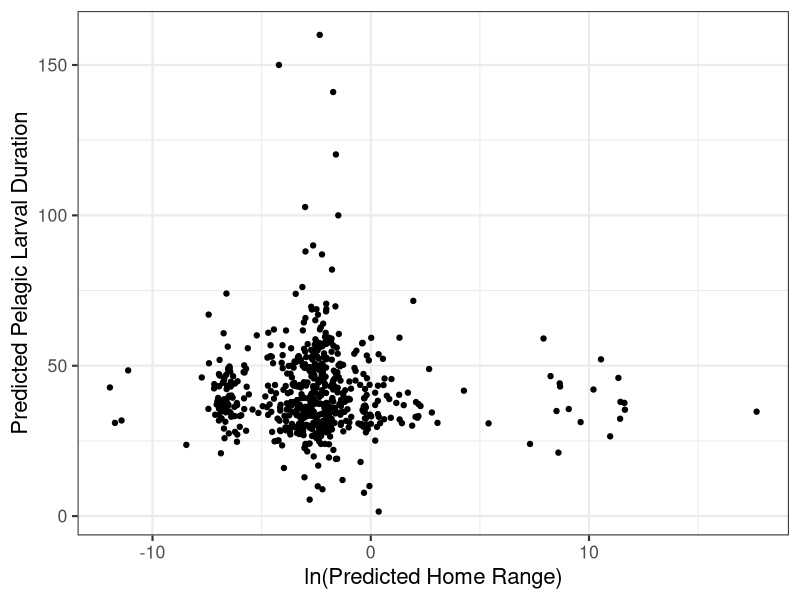
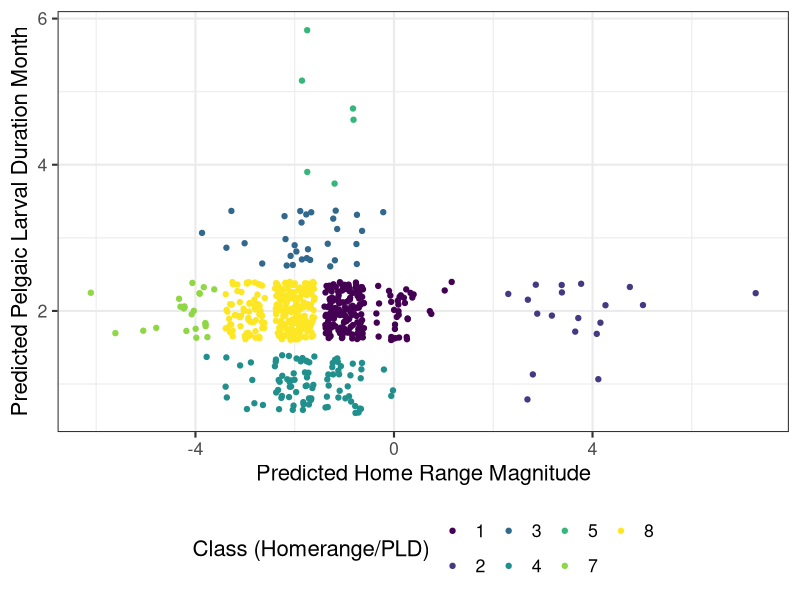
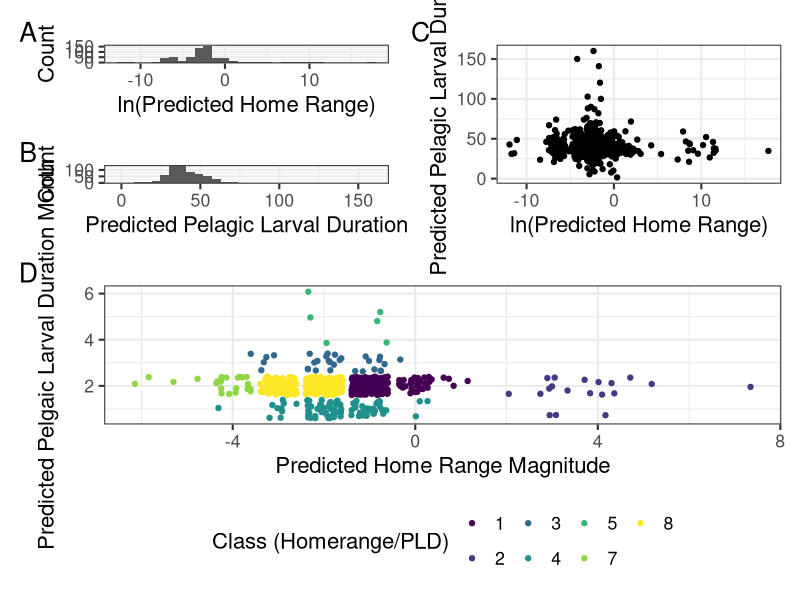

Source code (R) for these figures, in order: (Note: this script raises an error after producing the figures.)
## ---- chunk 1
knitr::opts_chunk$set(echo = TRUE, message = FALSE, warning = FALSE)

library(tidyverse)
library(patchwork)
library(cowplot)
library(ggpubr)

## ---- chunk 2
filled_data2 <- read_csv(here::here("01_data", "02_processed_data", "filled_data2.csv")) %>%
  mutate_if(is.character, as.factor)
## ---- chunk 3

# homerange vs PLD
fishbase_data_gmm <- filled_data2 %>%
  mutate(class2 = as.factor(class2))

hr_hist = ggplot(fishbase_data_gmm, aes(log(home_range))) +
  geom_histogram() +
  theme_bw(base_size = 16) +
  labs(y = "Count",
       x = "ln(Predicted Home Range)")

pld_hist = ggplot(fishbase_data_gmm, aes(pld)) +
  geom_histogram() +
  theme_bw(base_size = 16)  +
  labs(y = "Count",
       x = "Predicted Pelagic Larval Duration")

dist_plot = hr_hist / pld_hist

p1 <- ggplot(fishbase_data_gmm, aes(log(home_range), pld)) +
  geom_jitter() +
  theme_bw(base_size = 16) +
  labs(
    y = "Predicted Pelagic Larval Duration",
    x = "ln(Predicted Home Range)"
  )

p1

# gmm plot
gmm_new_fig <- ggplot(fishbase_data_gmm, aes(magnitude_homerange, month_pld)) +
  geom_jitter(aes(color = class2)) +
  theme_bw(base_size = 16) +
  labs(
    x = "Predicted Home Range Magnitude",
    y = "Predicted Pelgaic Larval Duration Month",
    color = "Class (Homerange/PLD)"
  ) +
  theme(legend.position = "bottom") +
  scale_color_viridis_d()

gmm_new_fig
#ggsave(gmm_new_fig, file = paste0("gmm_fig.png"), path = here::here("04_figs"), height = 8, width = 15)


# panel
gmm_panel <- (dist_plot | p1) / gmm_new_fig + 
  plot_annotation(tag_levels = 'A')

gmm_panel
#ggsave(gmm_panel, file = paste0("gmm_panel.pdf"), path = here::here("04_figs"), height = 10, width = 15)

## ---- chunk 4

missing <- miss_var_summary(filled_data2)

missing_data <- filled_data2 %>%
  dplyr::select(
    oxygen_cons, temp_range, dev_place,
    longevity_wild, temp_preferred, iucn_category
  ) %>% 
  rename("Oxygen Consumption Rate" = oxygen_cons,
         "Temperature Range" = temp_range,
         "Place of Development" = dev_place,
         "Maximum Recorded Lifespan" = longevity_wild,
         "Optimal Temperature" = temp_preferred,
         "IUCN Category" = iucn_category)

missing_fig <- gg_miss_var(missing_data) + # figure showing the missing data
  theme_bw(base_size = 16) +
  labs(y = "Number of Species Missing Data", x = "Variable") +
  theme(axis.title.x = element_text(vjust = -1))

missing_fig

#ggsave(missing_fig, file = paste0("missing_data.pdf"), path = here::here("04_figs", "final_figs"), height = 5, width = 10)

## ---- chunk 5
# continuous

plot_data <- filled_data2 %>%
  mutate(class2 = as.factor(class2), 
         class3 = as.factor(class3), 
         order = as.factor(order)
         )

response <- "class2"
expl_cont <- c(
  "temp_preferred", "fecundity_mean",
  "longevity_wild", "sp_richness", "length", "kfin",
  "r_fin", "diet_troph3", "oxygen_cons", "temp_range"
)

box_data <- function(x, y) {
  ggplot(plot_data, aes(x = .data[[y]], y = .data[[x]])) +
    geom_boxplot(aes(color = .data[[y]])) +
    theme_bw() +
    coord_flip() +
    labs(
      x = "Movement Class",
      color = "Class (Homerange/PLD)"
    ) +
    scale_color_viridis_d()
}

#plots_cont <- map(expl_cont, ~ box_data(.x, "class2"))
#plots_cont
## ---- chunk 6
temp_plot <- box_data(x = "temp_preferred", y = "class2") +
  labs(y = "Preferred Temperature", x = "")
fecund_plot <- box_data(x = "fecundity_mean", y = "class2") + stat_kruskal_test(label.y = 1000000, label.x = 5.5, position = "jitter") +
  labs(y = "Mean Fecundity", x = "Movement Class")
long_plot <- box_data(x = "longevity_wild", y = "class2") +
  labs(y = "Longevity", x = "")
sp_rich_plot <- box_data(x = "sp_richness", y = "class2") + stat_kruskal_test(label.y = 1100, position = "jitter") +
  labs(y = "Species Richness", x = "Movement Class") + theme(axis.title.y = element_blank(), axis.text.y = element_blank())
length_plot <- box_data(x = "length", y = "class2") +
  labs(y = "Length", x = "Movement Class") #+ theme(axis.title.y = element_blank(), axis.text.y = element_blank())
kfin_plot <- box_data(x = "kfin", y = "class2") + stat_kruskal_test(label.y = 10000000, position = "jitter") +
  labs(y = "Carrying Capacity", x = "Movement Class") + theme(axis.title.y = element_blank(), axis.text.y = element_blank())
r_fin_plot <- box_data(x = "r_fin", y = "class2") + stat_kruskal_test(label.y = 1, label.x = 6, position = "jitter") +
  labs(y = "Growth Rate", x = "Movement Class")
diet_plot <- box_data(x = "diet_troph3", y = "class2") + stat_kruskal_test(label.y = 2.5, label.x = 5.5, position = "jitter") +
  labs(y = "Trophic Level", x = "Movement Class") + theme(axis.title.y = element_blank(), axis.text.y = element_blank())
oxygen_plot <- box_data(x = "oxygen_cons", y = "class2") + stat_kruskal_test(label.y = 2000, label.x = 6, position = "jitter") +
  labs(y = "Oxygen Consumption", x = "Movement Class")
temp_range_plot <- box_data(x = "temp_range", y = "class2") + stat_kruskal_test(label.y = 20, label.x = 3.5, position = "jitter") +
  labs(y = "Temperature Range", x = "Movement Class") + theme(axis.title.y = element_blank(), axis.text.y = element_blank())

 
numeric_panel <- ((temp_plot | length_plot) / 
    (long_plot | diet_plot) /
    (r_fin_plot | kfin_plot) / 
    (fecund_plot | sp_rich_plot) /
    (oxygen_plot | temp_range_plot)) + 
  plot_layout(guides = "collect") + plot_annotation(tag_levels = 'A')

numeric_panel
#ggsave(numeric_panel, file = paste0("numeric_panel.png"), path = here::here("04_figs", "individual_plots", "numeric"), height = 21, width = 14) 

tll_panel <- (temp_plot / length_plot / long_plot) +
  plot_layout(guides = "collect") + plot_annotation(tag_levels = "A") &
  theme_bw(base_size = 16) & theme(legend.position = "none")

tll_panel
#ggsave(tll_panel, file = paste0("tll_panel.pdf"), path = here::here("04_figs"), height = 12, width = 6)

## ---- chunk 7

ggsave(temp_plot, file = paste0("temp_plot.png"), path = here::here("04_figs", "individual_plots", "numeric"), height = 10, width = 10) 
ggsave(fecund_plot, file = paste0("fecund_plot.png"), path = here::here("04_figs", "individual_plots", "numeric"), height = 10, width = 10)
ggsave(long_plot, file = paste0("long_plot.png"), path = here::here("04_figs", "individual_plots", "numeric"), height = 10, width = 10)
ggsave(sp_rich_plot, file = paste0("sp_rich_plot.png"), path = here::here("04_figs", "individual_plots", "numeric"), height = 10, width = 10)
ggsave(length_plot, file = paste0("length_plot.png"), path = here::here("04_figs", "individual_plots", "numeric"), height = 10, width = 10)
ggsave(kfin_plot, file = paste0("kfin_plot.png"), path = here::here("04_figs", "individual_plots", "numeric"), height = 10, width = 10)
ggsave(r_fin_plot, file = paste0("r_fin_plot.png"), path = here::here("04_figs", "individual_plots", "numeric"), height = 10, width = 10)
ggsave(diet_plot, file = paste0("diet_plot.png"), path = here::here("04_figs", "individual_plots", "numeric"), height = 10, width = 10)
ggsave(oxygen_plot, file = paste0("oxygen_plot.png"), path = here::here("04_figs", "individual_plots", "numeric"), height = 10, width = 10)
ggsave(temp_range_plot, file = paste0("temp_range_plot.png"), path = here::here("04_figs", "individual_plots", "numeric"), height = 10, width = 10)

## ---- chunk 8
# categorical

expl_cat <- c(
  "climate", "body_shape_i", "dev_place", "movement_keyword",
  "demers_pelag", "iucn_category",
  "circadian", "food_mode", "ocean", "basin"
)

scatter_data <- function(x, y) {
  ggplot(plot_data, aes(x = .data[[x]], y = .data[[y]])) +
    geom_jitter(aes(color = .data[[y]])) +
    theme_bw() +
    labs(
      y = "Movement Class",
      color = "Class (homerange/PLD)"
    ) +
    scale_color_viridis_d() +
    theme(axis.text.x = element_text(angle = 40, hjust = 1))
}

#plots_cat <- map(expl_cat, ~ scatter_data(.x, "class2"))
#plots_cat
## ---- chunk 9

body_plot <- scatter_data(x = "body_shape_i", y = "class2")
dev_plot <- scatter_data(x = "dev_place", y = "class2")
movement_plot <- scatter_data(x = "movement_keyword", y = "class2")
demers_plot <- scatter_data(x = "demers_pelag", y = "class2")
iucn_plot <- scatter_data(x = "iucn_category", y = "class2")
food_plot <- scatter_data(x = "food_mode", y = "class2")


ggsave(climate_plot, file = paste0("climate_plot.png"), path = here::here("04_figs", "individual_plots", "categorical"), height = 10, width = 10)
ggsave(body_plot, file = paste0("body_plot.png"), path = here::here("04_figs", "individual_plots", "categorical"), height = 10, width = 10)
ggsave(dev_plot, file = paste0("dev_plot.png"), path = here::here("04_figs", "individual_plots", "categorical"), height = 10, width = 10)
ggsave(movement_plot, file = paste0("movement_plot.png"), path = here::here("04_figs", "individual_plots", "categorical"), height = 10, width = 10)
ggsave(demers_plot, file = paste0("demers_plot.png"), path = here::here("04_figs", "individual_plots", "categorical"), height = 10, width = 10)
ggsave(iucn_plot, file = paste0("iucn_plot.png"), path = here::here("04_figs", "individual_plots", "categorical"), height = 10, width = 10)
ggsave(food_plot, file = paste0("food_plot.png"), path = here::here("04_figs", "individual_plots", "categorical"), height = 10, width = 10)
